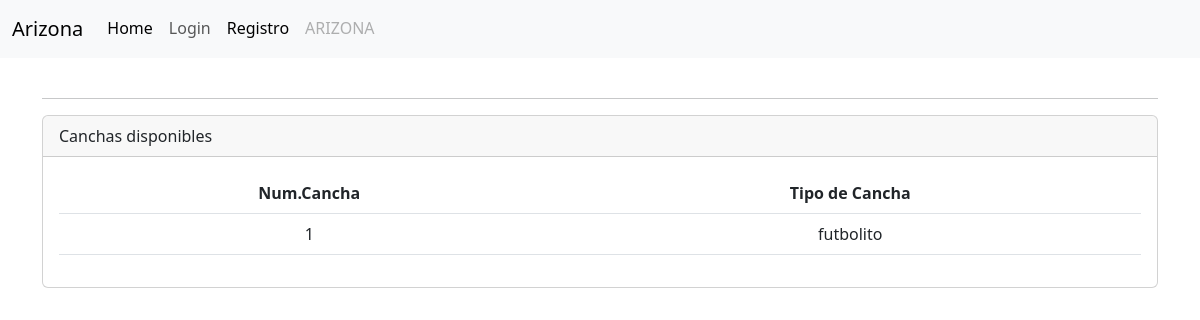
The app's page /servicio/listar/, older data.
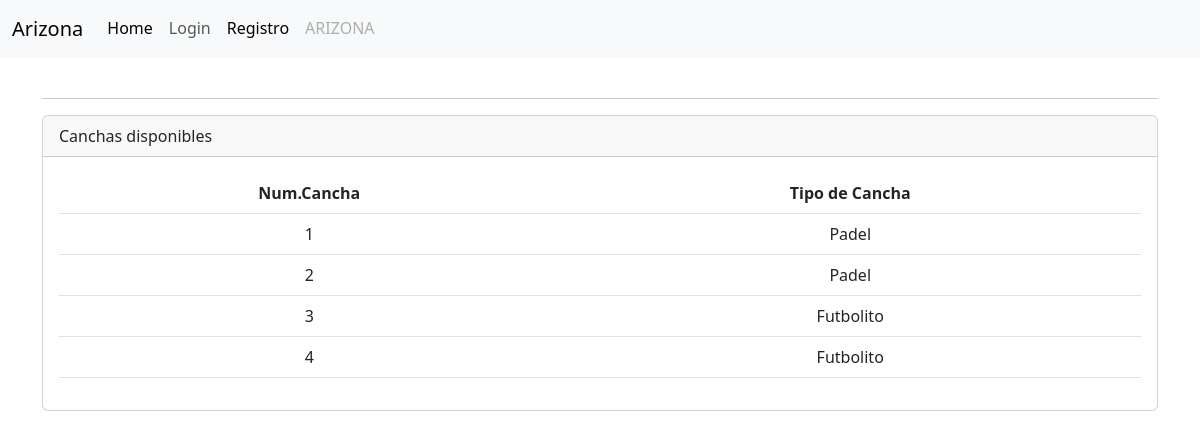
The same page, newer data.
### servicio/models.py (models this page shows, shortened)
class Cancha(models.Model):
    NUMERACION_CHOICES = [
        ('1', 'Cancha 1'),
        ('2', 'Cancha 2'),
        ('3', 'Cancha 3'),
        ('4', 'Cancha 4'),
        ('5', 'Cancha 5'),
        ('6', 'Cancha 6'),
        ('7', 'Cancha 7'),
        ('8', 'Cancha 8'),
    ]
    numeracion = models.CharField(max_length=10, choices=NUMERACION_CHOICES)
    tipo = models.ForeignKey(TipoCancha, on_delete=models.CASCADE, related_name='canchas')
    class Meta:
        verbose_name = _('Cancha')
        verbose_name_plural = _('Canchas')

class TipoCancha(models.Model):
    nombre = models.CharField(max_length=50)
    precio = models.DecimalField(max_digits=8, decimal_places=0)
    descripcion = models.TextField()
    def __str__(self):
        return self.nombre
    class Meta:
        verbose_name = _('Tipo de Cancha')
        verbose_name_plural = _('Tipos de Canchas')

### servicio/views.py (the view)
# urls.py: path('listar/', CanchaListView.as_view(), name='cancha-listar'),
class CanchaListView(ListView):
    model = Cancha
    template_name = 'servicios/listar.html'
    context_object_name = 'canchas'

### servicio/templatetags/custom_filters.py (called while the page is built)
@register.filter(name='has_permission')
def has_permission(user, permission_name):
    try:
        return user.roles.permisos.filter(nombre=permission_name).exists()
    except AttributeError:
        return False

### servicio/templates/servicios/listar.html (shortened to what this page needs)
{% extends "layout.html" %}
{% load static %}
{% load humanize %}
{% load custom_filters %}
{% block container %}
<div class="container">
  <br>
  <hr>
  <div class="card">
    <div class="card-header">
      Canchas disponibles
    </div>
    <div class="card-body">
      <table class="table text-center">
        <thead>
          <tr>
            <th>Num.Cancha</th>
            <th>Tipo de Cancha</th>
          </tr>
        </thead>
        <tbody>
          {% for cancha in canchas %}
          <tr>
            <td>{{ cancha.numeracion }}</td>
            <td>{{ cancha.tipo }}</td>
          </tr>
          {% empty %}
          <tr>
            <td colspan="2">No hay canchas disponibles.</td>
          </tr>
          {% endfor %}
        </tbody>
      </table>
    </div>
  </div>
</div>
{% endblock %}

Row changes from the older to the newer data that the page shows:
removed Cancha: numeracion "1", tipo "futbolito"
added Cancha: numeracion "1", tipo "Padel"
added Cancha: numeracion "2", tipo "Padel"
added Cancha: numeracion "3", tipo "Futbolito"
added Cancha: numeracion "4", tipo "Futbolito"
